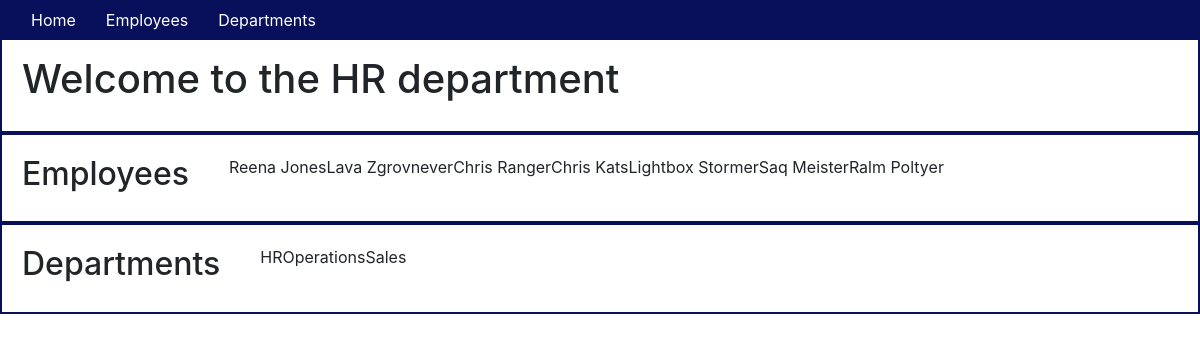
Before: / with the older database file.
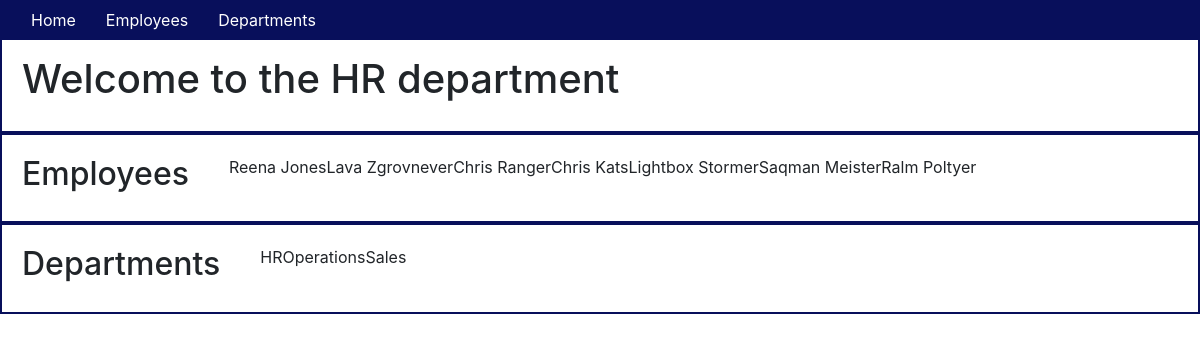
After: the same page with the newer database file.
### app/models.py (models this page shows, shortened)
class Employee(db.Model):
    id = db.Column(db.Integer, primary_key=True)
    first_name = db.Column(db.String(64))
    last_name = db.Column(db.String(64), index=True)
    departments = db.relationship('Department', secondary=links, backref='employee', lazy='dynamic')

### app/routes.py (the view)
@app.route('/')
def index():
    employees = Employee.query.all()
    departments = Department.query.all()
    return render_template('index.html', title="Home", employees=employees, departments=departments)

### app/templates/index.html
{% extends "base.html" %} {% block content %}
<div class="container-fluid">
    <div class="row">
        <h1>Welcome to the HR department</h1>
    </div>
    <div class="row">
        <h2>Employees</h2>
        <ul>
            {% for employee in employees %}
            <li>{{employee.first_name}} {{employee.last_name}} </li>
        </ul>
        {% endfor %}
    </div>
    <div class="row">
        <h2>Departments</h2>
        <ul>
            {% for department in departments %}
            <li>{{department.name}}</li>
        </ul>
        {% endfor %}
    </div>
</div>
{% endblock %}

Changed rows visible on the page:
changed Employee "Meister": first_name "Saq" → "Saqman"
